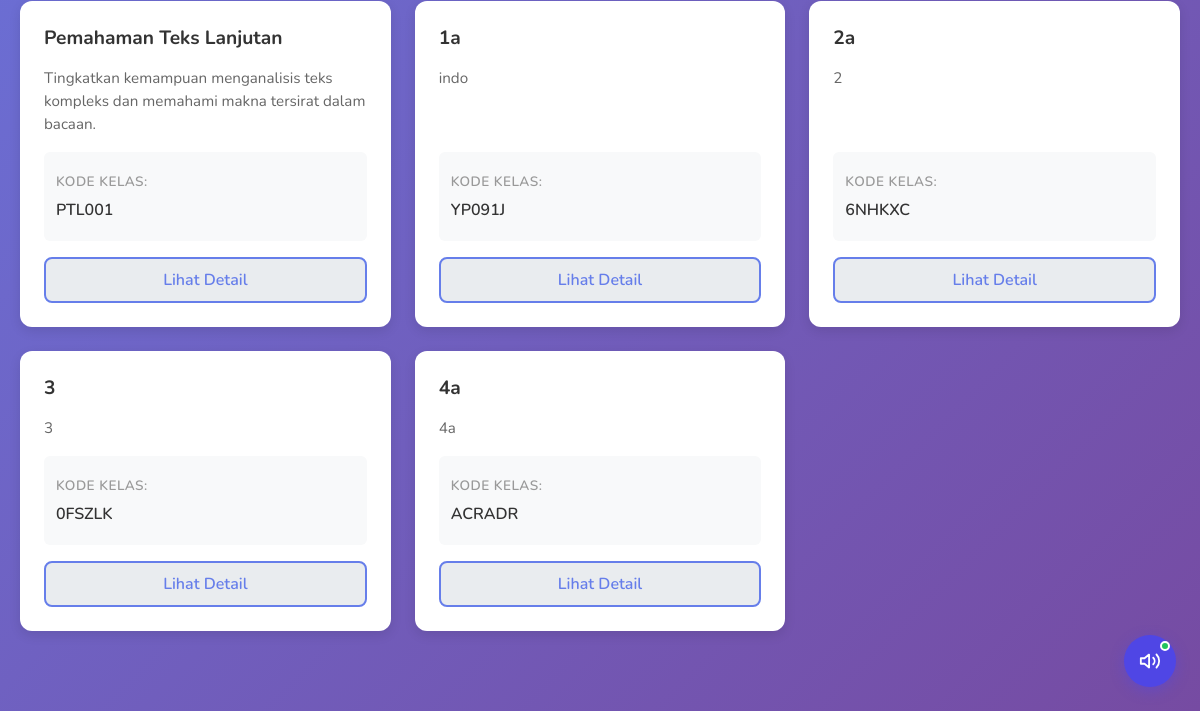
Page /kelas/daftar (signed in, lower part) on the earlier database version.
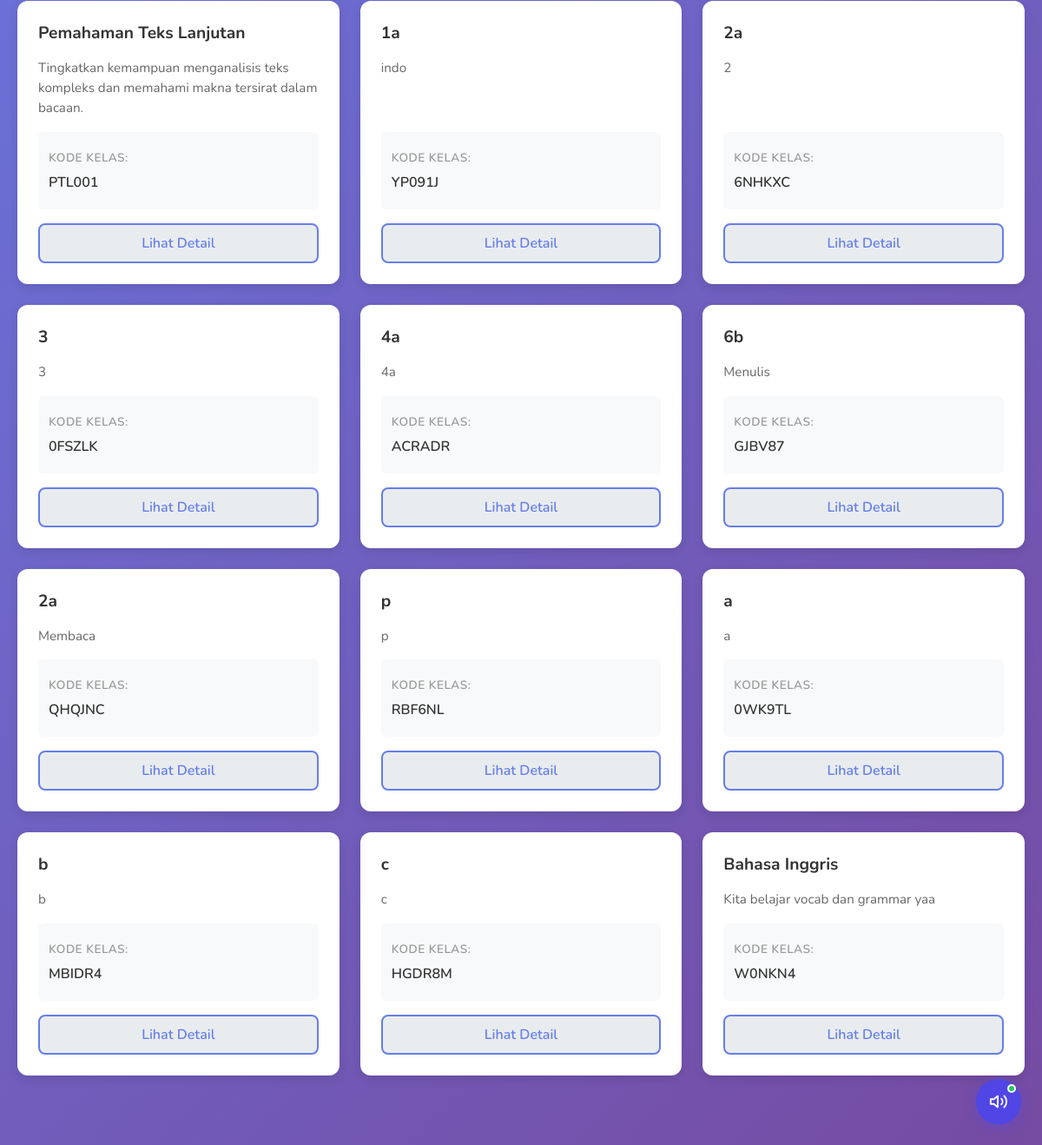
Same page on the later database version.
### app/models/kelas.py (models this page shows)
class Kelas(Base):
    __tablename__ = "kelas"
    id = Column(Integer, primary_key=True, index=True)
    nama_kelas = Column(String, index=True)
    deskripsi = Column(Text)
    guru_id = Column(Integer, ForeignKey("users.id"))
    kode_kelas = Column(String, unique=True, index=True)
    dibuat_pada = Column(DateTime, default=datetime.utcnow)
    guru = relationship("User")
    enrollments = relationship("Enrollment", back_populates="kelas", cascade="all, delete-orphan")

### app/routes/kelas.py (the view)
@router.get("/daftar", response_class=HTMLResponse)
async def daftar_kelas_page(request: Request, db: Session = Depends(get_db)):
    user = get_current_user(request, db)
    if not user:
        return RedirectResponse(url="/login")
    semua_kelas = get_all_kelas(db)
    kelas_diikuti = get_kelas_by_siswa(db, user.id)
    kelas_diikuti_ids = [k.id for k in kelas_diikuti]
    return templates.TemplateResponse(
        request=request,
        name="daftar-kelas.html",
        context={
            "user": user,
            "semua_kelas": semua_kelas,
            "kelas_diikuti_ids": kelas_diikuti_ids
        }
    )

### app/templates/daftar-kelas.html (shortened to what this page needs)
{% extends "layout.html" %}
{% block body_class %}kelas-page{% endblock %}
{% block extra_css %}
<link rel="stylesheet" href="{{ url_for('static', path='css/kelas.css') }}" />
{% endblock %}
{% block content %}
<main class="kelas-container">
  <section class="kelas-list-section">
    {% if semua_kelas %}
    <div class="kelas-grid">
      {% for kelas in semua_kelas %}
      <div class="kelas-card">
        <div class="kelas-card-header">
          <h3>{{ kelas.nama_kelas }}</h3>
        </div>
        <p class="kelas-deskripsi">{{ kelas.deskripsi[:100] }}{% if kelas.deskripsi|length > 100 %}...{% endif %}</p>
        <div class="kelas-info">
          <div class="info-item">
            <span class="label">Kode Kelas:</span>
            <span class="value">{{ kelas.kode_kelas }}</span>
          </div>
        </div>
        <a href="/kelas/{{ kelas.id }}/detail" class="btn btn-secondary">Lihat Detail</a>
      </div>
      {% endfor %}
    </div>
    {% endif %}
  </section>
</main>
{% endblock %}

Differences in the rows shown:
added Kelas: nama_kelas "6b", deskripsi "Menulis", kode_kelas "GJBV87"
added Kelas: nama_kelas "2a", deskripsi "Membaca", kode_kelas "QHQJNC"
added Kelas: nama_kelas "p", deskripsi "p", kode_kelas "RBF6NL"
added Kelas: nama_kelas "a", deskripsi "a", kode_kelas "0WK9TL"
added Kelas: nama_kelas "b", deskripsi "b", kode_kelas "MBIDR4"
added Kelas: nama_kelas "c", deskripsi "c", kode_kelas "HGDR8M"
added Kelas: nama_kelas "Bahasa Inggris", deskripsi "Kita belajar vocab dan grammar yaa", kode_kelas "W0NKN4"
